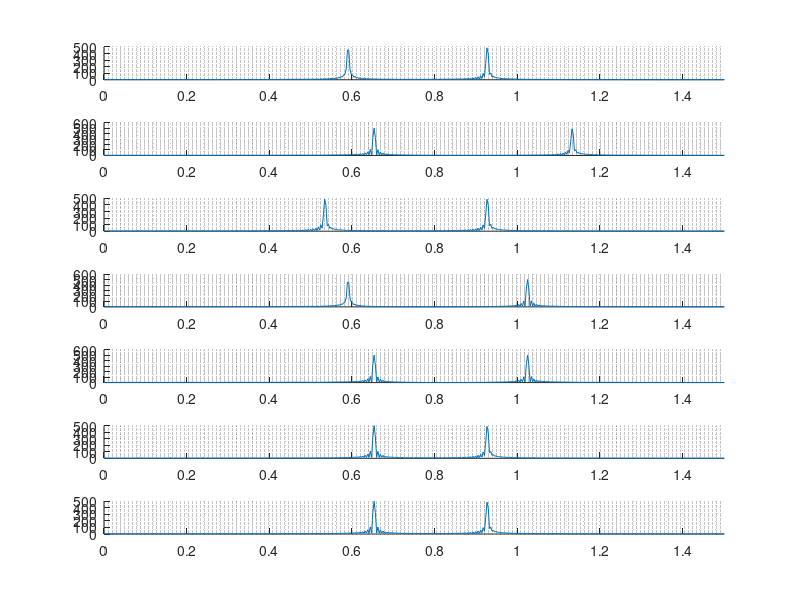

Recreate this plot in MATLAB.
clear
clc

load touch.mat

% sound(x1,8192)
% pause(1)

N=2048;
w=[0:N-1]*2*pi/N;

figure(1)
clf

off=1;

for i=0:6
    d(i+1,:)=x1(off:off+999);
    %sound(d(i+1,:),8192);
    X(i+1,:)=fft(d(i+1,:),N);
    off=off+1000+100;
    
    subplot(7, 1 ,i+1)
    plot(w,abs(X(i+1,:)));
    a=axis
    axis([0 1.5 a(3:4)]);
    grid minor
    box
end

return